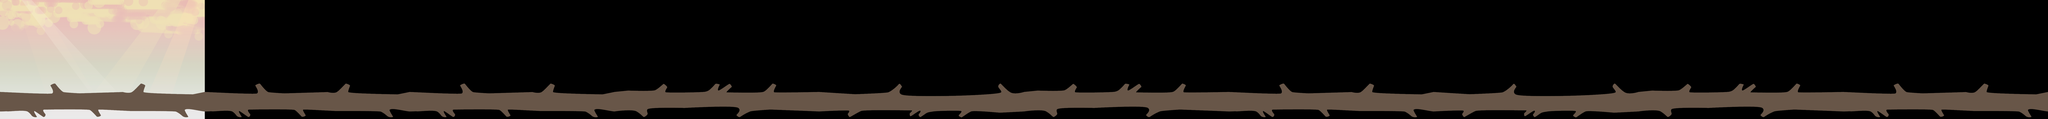

Tiled map render using the project's own tile images. Description and the map definition, with tile-layer contents summarised, below:
An orthogonal 120x7 tile map with 100x100 px tiles, 1 tile layer (branch), 3 tilesets, 1 image layer and 37 objects (7x LeafV, 6x LeafG, 6x LeafR, 6x LeafO, 4x LeafB, ...).

<map version="1.0" orientation="orthogonal" renderorder="right-down" width="120" height="7" tilewidth="100" tileheight="100" nextobjectid="60">
 <tileset firstgid="1" name="branches-01" tilewidth="100" tileheight="100" tilecount="48">
  <image source="map/branches-01.png" width="1200" height="400" />
 </tileset>
 <tileset firstgid="49" name="branches-02" tilewidth="100" tileheight="100" tilecount="48">
  <image source="map/branches-02.png" trans="493a30" width="1200" height="400" />
 </tileset>
 <tileset firstgid="97" name="branches-03" tilewidth="100" tileheight="100" tilecount="48">
  <image source="map/branches-03.png" trans="493a30" width="1200" height="400" />
 </tileset>
 <imagelayer name="background">
  <image source="map/bg.png" trans="000000" />
  <properties>
   <property name="ratio" value="1" />
  </properties>
 </imagelayer>
 <layer name="branch" width="120" height="7">
  <data>[840 cells, 360 non-empty, 108 distinct tile ids]</data>
 </layer>
 <objectgroup name="collision">
  <object id="1" x="-3951.44" y="634.065" width="15976.6" height="53.9234" />
 </objectgroup>
 <objectgroup name="leaves">
  <object id="2" name="LeafG" x="2516.55" y="326.248" width="273" height="215">
   <properties>
    <property name="frameheight" value="203" />
    <property name="framewidth" value="154" />
    <property name="image" value="leaf-g" />
   </properties>
  </object>
  <object id="3" name="LeafB" x="3208.44" y="347.958" width="290" height="215">
   <properties>
    <property name="framewidth" value="190" />
    <property name="image" value="leaf-b" />
   </properties>
  </object>
  <object id="6" name="LeafR" x="1859.05" y="339.093" width="290" height="215">
   <properties>
    <property name="framewidth" value="155" />
    <property name="image" value="leaf-r" />
   </properties>
  </object>
  <object id="8" name="LeafO" x="1060.9" y="348.169" width="290" height="215">
   <properties>
    <property name="frameheight" value="212" />
    <property name="framewidth" value="154" />
    <property name="image" value="leaf-o" />
   </properties>
  </object>
  <object id="9" name="LeafV" x="1469.24" y="351.829" width="290" height="215">
   <properties>
    <property name="frameheight" value="214" />
    <property name="framewidth" value="154" />
    <property name="image" value="leaf-v" />
   </properties>
  </object>
  <object id="7" name="LeafY" x="2851.91" y="343.565" width="290" height="215">
   <properties>
    <property name="frameheight" value="203" />
    <property name="framewidth" value="154" />
    <property name="image" value="leaf-y" />
   </properties>
  </object>
  <object id="31" name="LeafG" x="3616.37" y="337.72" width="273" height="215">
   <properties>
    <property name="frameheight" value="203" />
    <property name="framewidth" value="154" />
    <property name="image" value="leaf-g" />
   </properties>
  </object>
  <object id="32" name="LeafR" x="4205.6" y="357.494" width="290" height="215">
   <properties>
    <property name="framewidth" value="155" />
    <property name="image" value="leaf-r" />
   </properties>
  </object>
  <object id="33" name="LeafO" x="4587.38" y="341.516" width="290" height="215">
   <properties>
    <property name="frameheight" value="212" />
    <property name="framewidth" value="154" />
    <property name="image" value="leaf-o" />
   </properties>
  </object>
  <object id="34" name="LeafB" x="4999.91" y="358.451" width="290" height="215">
   <properties>
    <property name="framewidth" value="190" />
    <property name="image" value="leaf-b" />
   </properties>
  </object>
  <object id="35" name="LeafY" x="5281.28" y="367.058" width="290" height="215">
   <properties>
    <property name="frameheight" value="203" />
    <property name="framewidth" value="154" />
    <property name="image" value="leaf-y" />
   </properties>
  </object>
  <object id="36" name="LeafV" x="5626.57" y="362.66" width="290" height="215">
   <properties>
    <property name="frameheight" value="214" />
    <property name="framewidth" value="154" />
    <property name="image" value="leaf-v" />
   </properties>
  </object>
  <object id="37" name="LeafO" x="6235.3" y="339.677" width="290" height="215">
   <properties>
    <property name="frameheight" value="212" />
    <property name="framewidth" value="154" />
    <property name="image" value="leaf-o" />
   </properties>
  </object>
  <object id="38" name="LeafG" x="6635.47" y="330.72" width="273" height="215">
   <properties>
    <property name="frameheight" value="203" />
    <property name="framewidth" value="154" />
    <property name="image" value="leaf-g" />
   </properties>
  </object>
  <object id="39" name="LeafR" x="6900.88" y="340.997" width="290" height="215">
   <properties>
    <property name="framewidth" value="155" />
    <property name="image" value="leaf-r" />
   </properties>
  </object>
  <object id="40" name="LeafY" x="7172.11" y="348.734" width="290" height="215">
   <properties>
    <property name="frameheight" value="203" />
    <property name="framewidth" value="154" />
    <property name="image" value="leaf-y" />
   </properties>
  </object>
  <object id="41" name="LeafB" x="7791.29" y="345.958" width="290" height="215">
   <properties>
    <property name="framewidth" value="190" />
    <property name="image" value="leaf-b" />
   </properties>
  </object>
  <object id="42" name="LeafR" x="8418.26" y="356.659" width="290" height="215">
   <properties>
    <property name="framewidth" value="155" />
    <property name="image" value="leaf-r" />
   </properties>
  </object>
  <object id="43" name="LeafV" x="8810.12" y="360.998" width="290" height="215">
   <properties>
    <property name="frameheight" value="214" />
    <property name="framewidth" value="154" />
    <property name="image" value="leaf-v" />
   </properties>
  </object>
  <object id="44" name="LeafG" x="9074.47" y="383.213" width="273" height="215">
   <properties>
    <property name="frameheight" value="203" />
    <property name="framewidth" value="154" />
    <property name="image" value="leaf-g" />
   </properties>
  </object>
  <object id="45" name="LeafO" x="9805.53" y="336.581" width="290" height="215">
   <properties>
    <property name="frameheight" value="212" />
    <property name="framewidth" value="154" />
    <property name="image" value="leaf-o" />
   </properties>
  </object>
  <object id="46" name="LeafR" x="10109.6" y="332.849" width="290" height="215">
   <properties>
    <property name="framewidth" value="155" />
    <property name="image" value="leaf-r" />
   </properties>
  </object>
  <object id="47" name="LeafV" x="10500.6" y="324.093" width="290" height="215">
   <properties>
    <property name="frameheight" value="214" />
    <property name="framewidth" value="154" />
    <property name="image" value="leaf-v" />
   </properties>
  </object>
  <object id="48" name="LeafB" x="10829" y="343.61" width="290" height="215">
   <properties>
    <property name="framewidth" value="190" />
    <property name="image" value="leaf-b" />
   </properties>
  </object>
  <object id="49" name="LeafG" x="11582.2" y="340.558" width="273" height="215">
   <properties>
    <property name="frameheight" value="203" />
    <property name="framewidth" value="154" />
    <property name="image" value="leaf-g" />
   </properties>
  </object>
  </objectgroup>
 <objectgroup name="me.LevelEntity">
  <properties>
   <property name="duration" value="200" />
   <property name="fade" value="#FFFFFF" />
   <property name="to" value="level_03" />
  </properties>
  <!-- 3 objects omitted --></objectgroup>
 <objectgroup name="mainPlayer">
  <!-- 2 objects omitted --></objectgroup>
</map>
<!-- 11 of 37 objects omitted -->